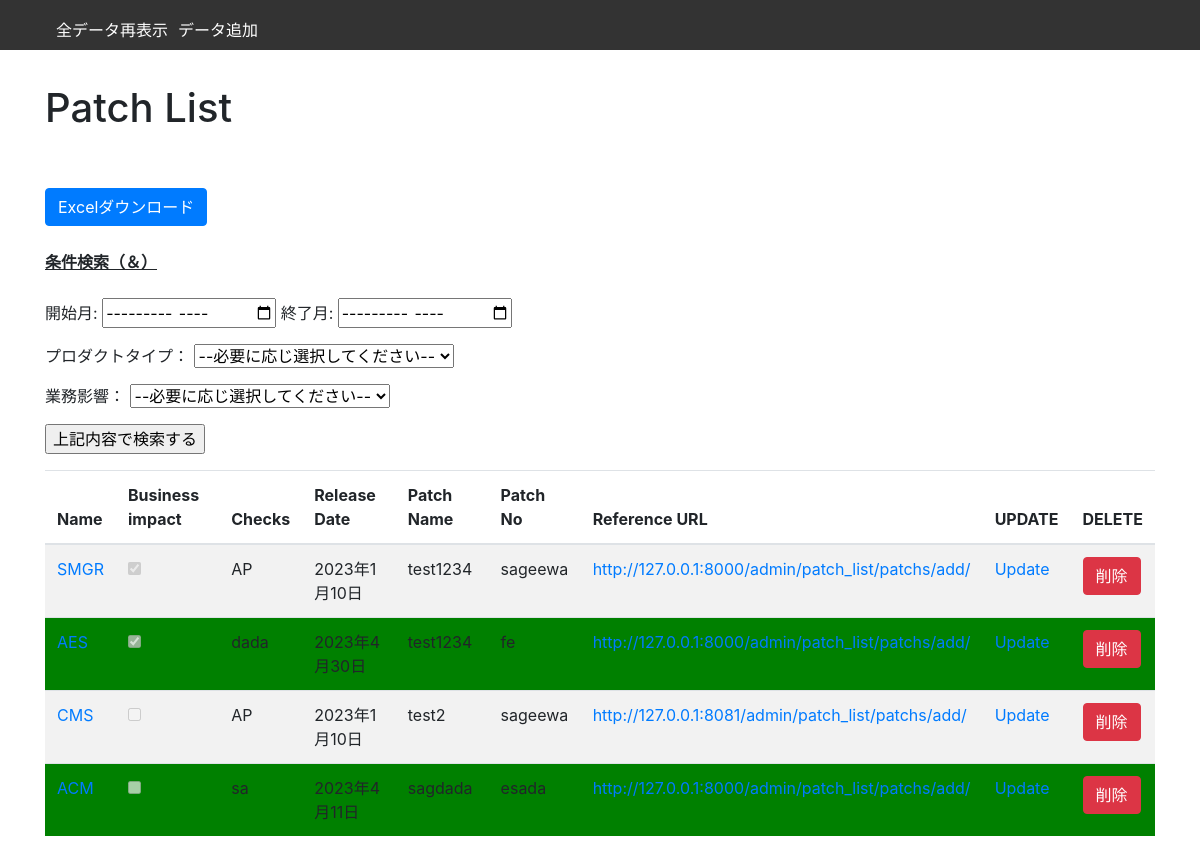
Page /patch/list on the committed database.
### patch_list/models.py (models this page shows, shortened)
class Patchs(models.Model):
    name = models.CharField(max_length=100)
    checks = models.CharField(max_length=100,help_text='チェック有無')
    release_date = models.DateField()
    patch_name = models.CharField(max_length=100)
    patch_no = models.CharField(max_length=100)
    reference_url = models.URLField()
    updated_at = models.DateTimeField(auto_now=True)
    impact_check = models.BooleanField(default=False)
    created_at = models.DateTimeField(auto_now_add=True)
    Remark = models.TextField(max_length=10000, blank=True)
    Notes = models.TextField(max_length=10000, blank=True)
    class Meta:
        ordering = ['-updated_at']
        db_table = "patchlists"

### patch_list/views.py (the view, shortened to what this page needs)
# urls.py: path('list', PatchListView.as_view(), name='list'),
class PatchListView(ListView):
    model = Patchs
    template_name = 'patch/patch_list.html'
    def get_queryset(self):
        query = super().get_queryset()
        name = self.request.GET.get('application_name', None)
        impact_check = self.request.GET.get('impact_check', None)
        start_month = self.request.GET.get('start_date', None)
        end_month = self.request.GET.get('end_date', None)
        if name:
            query = query.filter(
                name=name
            )
        if impact_check:
            query = query.filter(
                impact_check=impact_check
            )
        if start_month and end_month:
            start_month = datetime.strptime(start_month, '%Y-%m')
            end_month = datetime.strptime(end_month, '%Y-%m')
            query = query.filter(release_date__range=(start_month, end_month))
        subquery = Comment.objects.filter(patchs_id=OuterRef('pk')).order_by('-created_date')
        query = query.annotate(latest_comment=Subquery(subquery.values('created_date')[:1]))
        query = query.order_by('-latest_comment')
        today = timezone.now().replace(hour=0, minute=0, second=0, microsecond=0)
        for obj in query:
            if obj.created_at >= today - timedelta(days=1):
                obj.is_new = True
            else:
                obj.is_new = False
            if obj.updated_at >= today - timedelta(days=1):
                obj.is_updated = True
            else:
                obj.is_updated = False
        return query
    def get_context_data(self, **kwargs):
        context = super().get_context_data(**kwargs)
        if 'application_name' or 'impact_check' or 'start_date' or 'end_date' in self.request.GET:
            context['excel_url'] = reverse('patch_list:list') + '?' + self.request.GET.urlencode()
            context['excel_url'] += '&export=excel'
        return context
    def get(self, request, *args, **kwargs):
        if 'export' in request.GET and request.GET['export'] == 'excel':
            queryset = self.get_queryset()
            response = self.create_excel_response(queryset)
            return response
        else:
            return super().get(request, *args, **kwargs)

### templates/patch/patch_list.html (shortened to what this page needs)
{% extends 'base_for_patch.html' %}
{% block content %}
    <h1>Patch List</h1>
    <br>
    <br>
    <a href="{% url 'patch_list:list' %}?{{ request.GET.urlencode }}&export=excel"
       class="btn btn-primary">Excelダウンロード</a>
    <br>
    <br>
        <form method="get" action="{% url 'patch_list:list' %}">
            <a><strong><u>条件検索（＆）</u></strong></a>
            <br>
            <br>
            <p>
                開始月:
                <input type="month" name="start_date">
                終了月:
                <input type="month" name="end_date">
            </p>
            <p>
            <p>プロダクトタイプ：
                <select name="application_name">
                    <option value="">--必要に応じ選択してください--</option>
                </select>
            </p>
            <p>業務影響：
                <select name="impact_check">
                    <option value="">--必要に応じ選択してください--</option>
                </select>
            </p>
            <p>
                <input type="submit" value="上記内容で検索する">
            </p>
        </form>
    <table class="table table-striped">
    <thead>
        <tr>
            <th>Name</th>
            <th>Business impact</th>
            <th>Checks</th>
            <th>Release Date</th>
            <th>Patch Name</th>
            <th>Patch No</th>
            <th>Reference URL</th>
            <th>UPDATE</th>
            <th>DELETE</th>
        </tr>
        </thead>
        <tbody>
        {% for patch_list in object_list %}
            <tr class="{% if patch_list.is_new %}new{% elif data.is_updated %}updated{% endif %}">
                <td><a href="{% url 'patch_list:detail' patch_list.pk %}">{{ patch_list.name }}</a></td>
                <td>
                    {% if patch_list.impact_check %}
                        <input type="checkbox" checked disabled>
                    {% else %}
                        <input type="checkbox" disabled>
                    {% endif %}
                </td>
                <td>{{ patch_list.checks }}</td>
                <td>{{ patch_list.release_date }}</td>
                <td>{{ patch_list.patch_name }}</td>
                <td>{{ patch_list.patch_no }}</td>
                <td><a href="{{ patch_list.reference_url }}" target="_blank">{{ patch_list.reference_url }}</a></td>
                <td><a href="{% url 'patch_list:update' patch_list.pk %}">Update</a></td>
                <td><a href="{% url 'patch_list:delete' patch_list.pk %}" class="btn btn-danger"
                       onclick="if(!confirm('本当に削除しますか？')){return false;}">削除</a></td>
            </tr>
        {% empty %}
            <tr>
            <td colspan="5">No Date</td>
            </tr>
        {% endfor %}
        </tbody>
    </table>
{% endblock %}

### static/css/style_for_patch.css (style rules this page uses)
h1 { margin-top: 60px; }
tr.new { background-color: green; }

### rows in the picture
Patchs: name "SMGR", checks "AP", release_date "2023年1月10日", patch_name "test1234", patch_no "sageewa", reference_url "http://127.0.0.1:8000/admin/patch_list/patchs/add/"
Patchs: name "AES", checks "dada", release_date "2023年4月30日", patch_name "test1234", patch_no "fe", reference_url "http://127.0.0.1:8000/admin/patch_list/patchs/add/"
Patchs: name "CMS", checks "AP", release_date "2023年1月10日", patch_name "test2", patch_no "sageewa", reference_url "http://127.0.0.1:8081/admin/patch_list/patchs/add/"
Patchs: name "ACM", checks "sa", release_date "2023年4月11日", patch_name "sagdada", patch_no "esada", reference_url "http://127.0.0.1:8000/admin/patch_list/patchs/add/"
